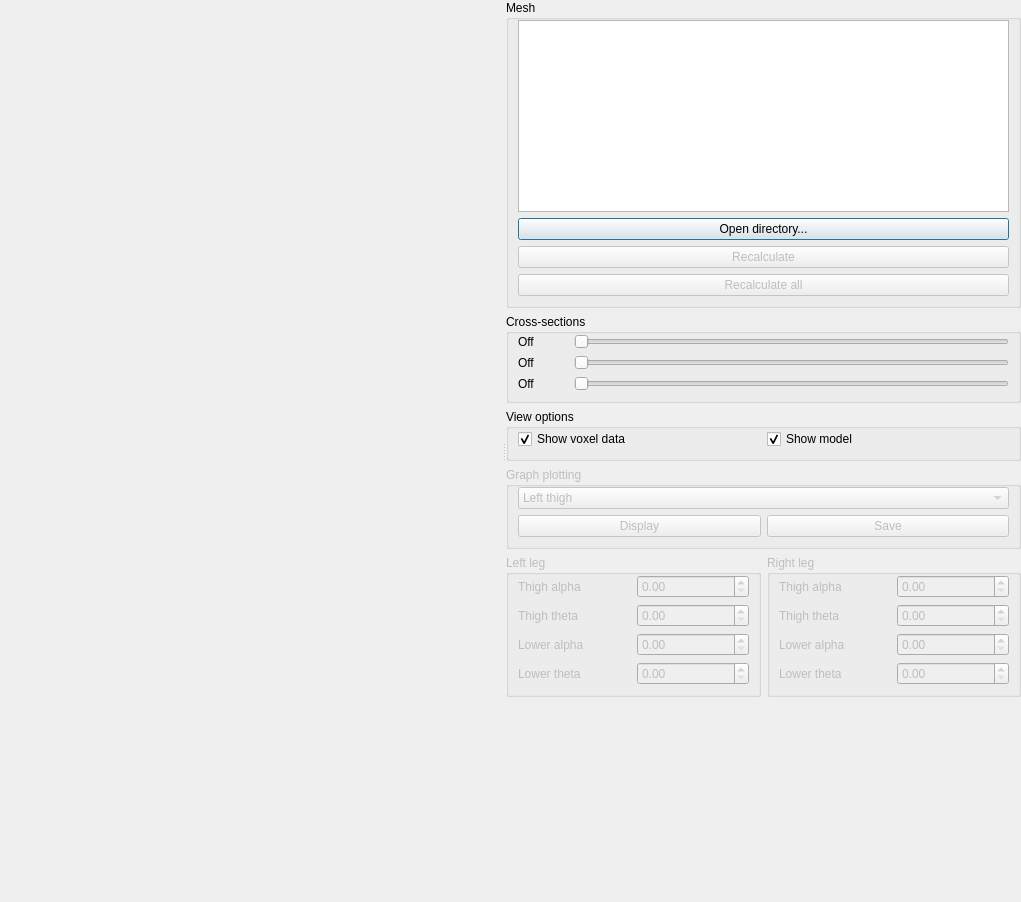
<ui version="4.0" >
 <class>MainWindow</class>
 <widget class="QDialog" name="MainWindow" >
  <property name="geometry" >
   <rect>
    <x>0</x>
    <y>0</y>
    <width>1021</width>
    <height>902</height>
   </rect>
  </property>
  <property name="windowTitle" >
   <string>Model Fitter</string>
  </property>
  <layout class="QVBoxLayout" name="verticalLayout_3" >
   <property name="spacing" >
    <number>0</number>
   </property>
   <property name="margin" >
    <number>0</number>
   </property>
   <item>
    <widget class="QSplitter" name="splitter" >
     <property name="orientation" >
      <enum>Qt::Horizontal</enum>
     </property>
     <widget class="QWidget" name="layoutWidget" >
      <layout class="QGridLayout" >
       <property name="spacing" >
        <number>1</number>
       </property>
       <item row="0" column="0" >
        <widget class="GLView" native="1" name="front" >
         <property name="sizePolicy" >
          <sizepolicy vsizetype="Expanding" hsizetype="Expanding" >
           <horstretch>1</horstretch>
           <verstretch>0</verstretch>
          </sizepolicy>
         </property>
         <property name="minimumSize" >
          <size>
           <width>200</width>
           <height>200</height>
          </size>
         </property>
         <property name="baseSize" >
          <size>
           <width>200</width>
           <height>200</height>
          </size>
         </property>
        </widget>
       </item>
       <item row="0" column="1" >
        <widget class="GLView" native="1" name="side" >
         <property name="sizePolicy" >
          <sizepolicy vsizetype="Expanding" hsizetype="Expanding" >
           <horstretch>1</horstretch>
           <verstretch>0</verstretch>
          </sizepolicy>
         </property>
         <property name="minimumSize" >
          <size>
           <width>200</width>
           <height>200</height>
          </size>
         </property>
         <property name="baseSize" >
          <size>
           <width>200</width>
           <height>200</height>
          </size>
         </property>
        </widget>
       </item>
       <item row="1" column="0" >
        <widget class="GLView" native="1" name="overhead" >
         <property name="sizePolicy" >
          <sizepolicy vsizetype="Expanding" hsizetype="Expanding" >
           <horstretch>1</horstretch>
           <verstretch>0</verstretch>
          </sizepolicy>
         </property>
         <property name="minimumSize" >
          <size>
           <width>200</width>
           <height>200</height>
          </size>
         </property>
         <property name="baseSize" >
          <size>
           <width>200</width>
           <height>200</height>
          </size>
         </property>
        </widget>
       </item>
       <item row="1" column="1" >
        <widget class="GLView" native="1" name="angle" >
         <property name="sizePolicy" >
          <sizepolicy vsizetype="Expanding" hsizetype="Expanding" >
           <horstretch>1</horstretch>
           <verstretch>0</verstretch>
          </sizepolicy>
         </property>
         <property name="minimumSize" >
          <size>
           <width>200</width>
           <height>200</height>
          </size>
         </property>
         <property name="baseSize" >
          <size>
           <width>200</width>
           <height>200</height>
          </size>
         </property>
        </widget>
       </item>
      </layout>
     </widget>
     <widget class="QWidget" name="layoutWidget" >
      <layout class="QVBoxLayout" name="verticalLayout_2" >
       <item>
        <widget class="QGroupBox" name="meshGroup" >
         <property name="title" >
          <string>Mesh</string>
         </property>
         <layout class="QVBoxLayout" >
          <property name="topMargin" >
           <number>0</number>
          </property>
          <item>
           <widget class="QListWidget" name="fileList" />
          </item>
          <item>
           <widget class="QPushButton" name="openButton" >
            <property name="text" >
             <string>Open directory...</string>
            </property>
           </widget>
          </item>
          <item>
           <widget class="QPushButton" name="recalculateButton" >
            <property name="enabled" >
             <bool>false</bool>
            </property>
            <property name="text" >
             <string>Recalculate</string>
            </property>
           </widget>
          </item>
          <item>
           <widget class="QPushButton" name="recalculateAllButton" >
            <property name="enabled" >
             <bool>false</bool>
            </property>
            <property name="text" >
             <string>Recalculate all</string>
            </property>
           </widget>
          </item>
         </layout>
        </widget>
       </item>
       <item>
        <widget class="QGroupBox" name="groupBox" >
         <property name="title" >
          <string>Cross-sections</string>
         </property>
         <layout class="QGridLayout" >
          <property name="topMargin" >
           <number>0</number>
          </property>
          <item row="0" column="0" >
           <widget class="QLabel" name="crossFrontLabel" >
            <property name="minimumSize" >
             <size>
              <width>50</width>
              <height>0</height>
             </size>
            </property>
            <property name="text" >
             <string>Off</string>
            </property>
           </widget>
          </item>
          <item row="0" column="1" >
           <widget class="QSlider" name="crossFrontSlider" >
            <property name="minimum" >
             <number>-1</number>
            </property>
            <property name="value" >
             <number>-1</number>
            </property>
            <property name="orientation" >
             <enum>Qt::Horizontal</enum>
            </property>
           </widget>
          </item>
          <item row="1" column="0" >
           <widget class="QLabel" name="crossSideLabel" >
            <property name="text" >
             <string>Off</string>
            </property>
           </widget>
          </item>
          <item row="1" column="1" >
           <widget class="QSlider" name="crossSideSlider" >
            <property name="minimum" >
             <number>-1</number>
            </property>
            <property name="value" >
             <number>-1</number>
            </property>
            <property name="orientation" >
             <enum>Qt::Horizontal</enum>
            </property>
           </widget>
          </item>
          <item row="2" column="0" >
           <widget class="QLabel" name="crossTopLabel" >
            <property name="text" >
             <string>Off</string>
            </property>
           </widget>
          </item>
          <item row="2" column="1" >
           <widget class="QSlider" name="crossTopSlider" >
            <property name="minimum" >
             <number>-1</number>
            </property>
            <property name="value" >
             <number>-1</number>
            </property>
            <property name="orientation" >
             <enum>Qt::Horizontal</enum>
            </property>
           </widget>
          </item>
         </layout>
        </widget>
       </item>
       <item>
        <widget class="QGroupBox" name="groupBox_2" >
         <property name="title" >
          <string>View options</string>
         </property>
         <layout class="QHBoxLayout" name="horizontalLayout_2" >
          <property name="topMargin" >
           <number>0</number>
          </property>
          <item>
           <widget class="QCheckBox" name="showVoxelData" >
            <property name="text" >
             <string>Show voxel data</string>
            </property>
            <property name="checked" >
             <bool>true</bool>
            </property>
           </widget>
          </item>
          <item>
           <widget class="QCheckBox" name="showModel" >
            <property name="text" >
             <string>Show model</string>
            </property>
            <property name="checked" >
             <bool>true</bool>
            </property>
           </widget>
          </item>
         </layout>
        </widget>
       </item>
       <item>
        <widget class="QGroupBox" name="graphGroup" >
         <property name="enabled" >
          <bool>false</bool>
         </property>
         <property name="title" >
          <string>Graph plotting</string>
         </property>
         <layout class="QGridLayout" name="gridLayout" >
          <property name="topMargin" >
           <number>0</number>
          </property>
          <item row="0" column="0" colspan="2" >
           <widget class="QComboBox" name="graphLimb" >
            <item>
             <property name="text" >
              <string>Left thigh</string>
             </property>
            </item>
            <item>
             <property name="text" >
              <string>Right thigh</string>
             </property>
            </item>
            <item>
             <property name="text" >
              <string>Left lower leg</string>
             </property>
            </item>
            <item>
             <property name="text" >
              <string>Right lower leg</string>
             </property>
            </item>
           </widget>
          </item>
          <item row="1" column="0" >
           <widget class="QPushButton" name="graphDisplay" >
            <property name="text" >
             <string>Display</string>
            </property>
           </widget>
          </item>
          <item row="1" column="1" >
           <widget class="QPushButton" name="graphSave" >
            <property name="text" >
             <string>Save</string>
            </property>
           </widget>
          </item>
         </layout>
        </widget>
       </item>
       <item>
        <layout class="QHBoxLayout" name="horizontalLayout" >
         <item>
          <widget class="QGroupBox" name="leftLegGroup" >
           <property name="enabled" >
            <bool>false</bool>
           </property>
           <property name="title" >
            <string>Left leg</string>
           </property>
           <layout class="QGridLayout" name="gridLayout_2" >
            <property name="topMargin" >
             <number>0</number>
            </property>
            <item row="0" column="0" >
             <widget class="QLabel" name="label" >
              <property name="text" >
               <string>Thigh alpha</string>
              </property>
             </widget>
            </item>
            <item row="0" column="1" >
             <widget class="QDoubleSpinBox" name="leftThighAlpha" />
            </item>
            <item row="1" column="0" >
             <widget class="QLabel" name="label_2" >
              <property name="text" >
               <string>Thigh theta</string>
              </property>
             </widget>
            </item>
            <item row="1" column="1" >
             <widget class="QDoubleSpinBox" name="leftThighTheta" />
            </item>
            <item row="2" column="0" >
             <widget class="QLabel" name="label_3" >
              <property name="text" >
               <string>Lower alpha</string>
              </property>
             </widget>
            </item>
            <item row="2" column="1" >
             <widget class="QDoubleSpinBox" name="leftLowerAlpha" />
            </item>
            <item row="3" column="0" >
             <widget class="QLabel" name="label_4" >
              <property name="text" >
               <string>Lower theta</string>
              </property>
             </widget>
            </item>
            <item row="3" column="1" >
             <widget class="QDoubleSpinBox" name="leftLowerTheta" />
            </item>
           </layout>
          </widget>
         </item>
         <item>
          <widget class="QGroupBox" name="rightLegGroup" >
           <property name="enabled" >
            <bool>false</bool>
           </property>
           <property name="title" >
            <string>Right leg</string>
           </property>
           <layout class="QGridLayout" name="gridLayout_3" >
            <property name="topMargin" >
             <number>0</number>
            </property>
            <item row="0" column="0" >
             <widget class="QLabel" name="label_5" >
              <property name="text" >
               <string>Thigh alpha</string>
              </property>
             </widget>
            </item>
            <item row="0" column="1" >
             <widget class="QDoubleSpinBox" name="rightThighAlpha" />
            </item>
            <item row="1" column="0" >
             <widget class="QLabel" name="label_6" >
              <property name="text" >
               <string>Thigh theta</string>
              </property>
             </widget>
            </item>
            <item row="1" column="1" >
             <widget class="QDoubleSpinBox" name="rightThighTheta" />
            </item>
            <item row="2" column="0" >
             <widget class="QLabel" name="label_7" >
              <property name="text" >
               <string>Lower alpha</string>
              </property>
             </widget>
            </item>
            <item row="2" column="1" >
             <widget class="QDoubleSpinBox" name="rightLowerAlpha" />
            </item>
            <item row="3" column="0" >
             <widget class="QLabel" name="label_8" >
              <property name="text" >
               <string>Lower theta</string>
              </property>
             </widget>
            </item>
            <item row="3" column="1" >
             <widget class="QDoubleSpinBox" name="rightLowerTheta" />
            </item>
           </layout>
          </widget>
         </item>
        </layout>
       </item>
       <item>
        <spacer>
         <property name="orientation" >
          <enum>Qt::Vertical</enum>
         </property>
         <property name="sizeHint" stdset="0" >
          <size>
           <width>412</width>
           <height>58</height>
          </size>
         </property>
        </spacer>
       </item>
      </layout>
     </widget>
    </widget>
   </item>
  </layout>
 </widget>
 <customwidgets>
  <customwidget>
   <class>GLView</class>
   <extends>QWidget</extends>
   <header>glview.h</header>
   <container>1</container>
   <slots>
    <slot>setVoxelDataVisible(bool)</slot>
    <slot>setModelVisible(bool)</slot>
   </slots>
  </customwidget>
 </customwidgets>
 <tabstops>
  <tabstop>fileList</tabstop>
  <tabstop>openButton</tabstop>
  <tabstop>recalculateButton</tabstop>
  <tabstop>recalculateAllButton</tabstop>
  <tabstop>crossFrontSlider</tabstop>
  <tabstop>crossSideSlider</tabstop>
  <tabstop>crossTopSlider</tabstop>
  <tabstop>showVoxelData</tabstop>
  <tabstop>showModel</tabstop>
  <tabstop>graphSave</tabstop>
 </tabstops>
 <resources/>
 <connections>
  <connection>
   <sender>showVoxelData</sender>
   <signal>toggled(bool)</signal>
   <receiver>angle</receiver>
   <slot>setVoxelDataVisible(bool)</slot>
   <hints>
    <hint type="sourcelabel" >
     <x>766</x>
     <y>508</y>
    </hint>
    <hint type="destinationlabel" >
     <x>517</x>
     <y>533</y>
    </hint>
   </hints>
  </connection>
  <connection>
   <sender>showVoxelData</sender>
   <signal>toggled(bool)</signal>
   <receiver>overhead</receiver>
   <slot>setVoxelDataVisible(bool)</slot>
   <hints>
    <hint type="sourcelabel" >
     <x>778</x>
     <y>514</y>
    </hint>
    <hint type="destinationlabel" >
     <x>151</x>
     <y>496</y>
    </hint>
   </hints>
  </connection>
  <connection>
   <sender>showVoxelData</sender>
   <signal>toggled(bool)</signal>
   <receiver>side</receiver>
   <slot>setVoxelDataVisible(bool)</slot>
   <hints>
    <hint type="sourcelabel" >
     <x>817</x>
     <y>516</y>
    </hint>
    <hint type="destinationlabel" >
     <x>524</x>
     <y>237</y>
    </hint>
   </hints>
  </connection>
  <connection>
   <sender>showVoxelData</sender>
   <signal>toggled(bool)</signal>
   <receiver>front</receiver>
   <slot>setVoxelDataVisible(bool)</slot>
   <hints>
    <hint type="sourcelabel" >
     <x>832</x>
     <y>515</y>
    </hint>
    <hint type="destinationlabel" >
     <x>244</x>
     <y>241</y>
    </hint>
   </hints>
  </connection>
  <connection>
   <sender>showModel</sender>
   <signal>toggled(bool)</signal>
   <receiver>front</receiver>
   <slot>setModelVisible(bool)</slot>
   <hints>
    <hint type="sourcelabel" >
     <x>727</x>
     <y>550</y>
    </hint>
    <hint type="destinationlabel" >
     <x>272</x>
     <y>301</y>
    </hint>
   </hints>
  </connection>
  <connection>
   <sender>showModel</sender>
   <signal>toggled(bool)</signal>
   <receiver>side</receiver>
   <slot>setModelVisible(bool)</slot>
   <hints>
    <hint type="sourcelabel" >
     <x>883</x>
     <y>541</y>
    </hint>
    <hint type="destinationlabel" >
     <x>549</x>
     <y>167</y>
    </hint>
   </hints>
  </connection>
  <connection>
   <sender>showModel</sender>
   <signal>toggled(bool)</signal>
   <receiver>angle</receiver>
   <slot>setModelVisible(bool)</slot>
   <hints>
    <hint type="sourcelabel" >
     <x>949</x>
     <y>542</y>
    </hint>
    <hint type="destinationlabel" >
     <x>533</x>
     <y>579</y>
    </hint>
   </hints>
  </connection>
  <connection>
   <sender>showModel</sender>
   <signal>toggled(bool)</signal>
   <receiver>overhead</receiver>
   <slot>setModelVisible(bool)</slot>
   <hints>
    <hint type="sourcelabel" >
     <x>980</x>
     <y>542</y>
    </hint>
    <hint type="destinationlabel" >
     <x>226</x>
     <y>589</y>
    </hint>
   </hints>
  </connection>
 </connections>
</ui>
